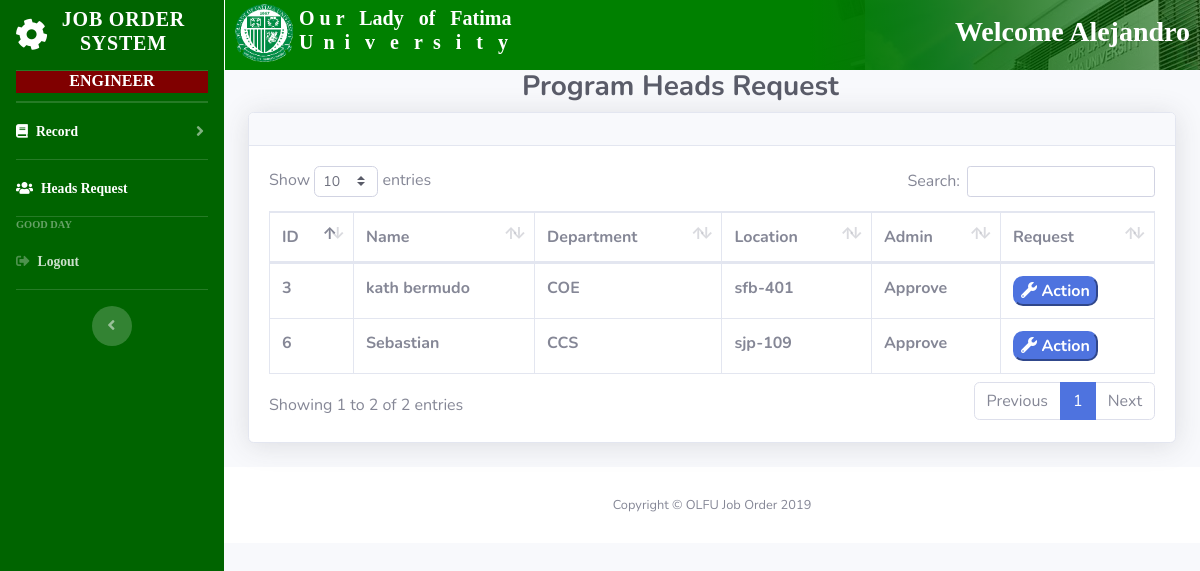
Screenshot of /Engineer-Proghead.php (signed in) with the database file from the repository.
### tables this page shows
CREATE TABLE `account` (
  `ID` int(255) NOT NULL,
  `firstname` char(255) NOT NULL,
  `lastname` char(255) NOT NULL,
  `department` char(255) NOT NULL,
  `access_level` char(255) NOT NULL,
  `username` varchar(255) NOT NULL,
  `password` varchar(255) NOT NULL
);

CREATE TABLE `jos_record` (
  `id` int(255) NOT NULL,
  `name` char(255) NOT NULL,
  `department` char(255) NOT NULL,
  `location` varchar(255) NOT NULL,
  `admin` char(255) NOT NULL,
  `engineer` char(255) NOT NULL,
  `head` char(255) NOT NULL,
  `petsa` varchar(255) NOT NULL
);

### Engineer-Proghead.php (the view, shortened to what this page needs)
<?php
include 'include/isset-Engineer.php';
$user = $_SESSION['USERNAME'];
$fname = "";
$all = mysqli_query($conn,'SELECT * FROM account WHERE USERNAME="'.$user.'" ');
if(mysqli_num_rows($all) > 0)
{
  $fname = "";
  while ($row = mysqli_fetch_assoc($all))
  {
    $fname = $row["firstname"];
  }
}
?>
<!DOCTYPE html>
<html lang="en">
<head>
  <link href="vendor/fontawesome-free/css/all.min.css" rel="stylesheet" type="text/css">
  <link href="css/sb-admin-2.min.css" rel="stylesheet">
  <link rel="stylesheet" type="text/css" href="css/allheader.css">
  <link href="vendor/datatables/dataTables.bootstrap4.min.css" rel="stylesheet">
</head>
<body id="page-top">
  <div id="wrapper">
    <ul class="navbar-nav  sidebar sidebar-dark accordion" id="accordionSidebar" style="background-color:darkgreen;">
      <a class="sidebar-brand d-flex align-items-center justify-content-center" href="Reports-Admin.php">
        <div class="sidebar-brand-icon rotate-n-15">
          <i class="fas fa-cog fa-spin"></i>
        </div>
        <div class="sidebar-brand-text mx-3"><h5  style="margin-left:-10px; font-weight:bold; ">Job Order System</h5></div>
      </a>
      <div class="sidebar-heading">
         <h6 style="font-weight:bold; color:white; text-align:center; background-color:maroon; height:22px; ">Engineer</h6>
      </div>
      <hr class="sidebar-divider my-0">
      <hr class="sidebar-divider my-0">
      <li class="nav-item  active">
        <a class="nav-link collapsed" href="#" data-toggle="collapse" data-target="#collapseTwo" aria-expanded="true" aria-controls="collapseUtilities">
          <i class="fas fa-book"></i>
          <span>Record</span>
        </a>
      </li>
      <hr class="sidebar-divider my-0">
      <li class="nav-item active">
        <a class="nav-link" href="Engineer-Proghead.php">
          <i class="fas fa-users"></i>
          <span>Heads Request</span></a>
      </li>
      <hr class="sidebar-divider my-0">
      <div class="sidebar-heading">
        Good day
      </div>
      <li class="nav-item " style="cursor: pointer;">
          <a class="nav-link"  data-toggle="modal" data-target="#logoutModal">
               <i class="fas fa-sign-out-alt"></i>
          <span>Logout</span>
          </a>
      </li>
      <hr class="sidebar-divider d-none d-md-block">
      <div class="text-center d-none d-md-inline">
        <button class="rounded-circle border-0" id="sidebarToggle"></button>
      </div>
    </ul>
    <div id="content-wrapper" class="d-flex flex-column">
      <div id="content">
         <div class="topbar-background">
              <nav class="nav-bar static-top navbar-expand topbar mb-4" style="background: linear-gradient(to left, rgb(0,100,0,.5),rgb(0,100,0,.8),green,green,green,green);">
                <div class="background">
                   <div class="logo-txt" aria-label="Search" aria-describedby="basic-addon2">
                      <img src="img/olfu_logo_white_burned.png" id="fat-logo">
                      <h1 style="color:white; font-family:times;  " id="fat-txt">O u r &nbsp Lady &nbsp of &nbsp Fatima <br> U&nbsp  n&nbsp i &nbsp v &nbsp e &nbsp r&nbsp s &nbsp i &nbsp t &nbsp y</h1>
                   </div>
                   <div class="name-position">
                      <span class="mr-2 d-none d-lg-inline margin" ><h3 style="color:white;font-weight:bold; font-family:times; margin-right:10px; margin-top:15px;"><?php echo "Welcome"." ".$fname; ?></h3></span>
                   </div>
                </div>
              </nav>
          </div>
        <div class="container-fluid">
          <h1 class="h3 mb-2 text-gray-800" style="text-align:center; margin-left:17%; font-weight:bold;">Program Heads Request</h1>
          <div class="card shadow mb-4">
            <div class="card-header py-3">
            </div>
            <div class="card-body">
              <div class="table-responsive">
                <table class="table table-bordered" id="dataTable" width="100%" cellspacing="0">
                  <thead>
                    <tr>
                      <th>ID</th>
                      <th>Name</th>
                      <th>Department</th>
                      <th>Location</th>
                      <th>Admin</th>
                      <th>Request</th>
                    </tr>
                  </thead>
                  <tbody>
                     <?php
                        $pending = "pending";
                        $approve = "Approve";
                        $table = mysqli_query($conn,'SELECT * FROM jos_record WHERE admin="'.$approve.'" AND engineer="'.$pending.'"');
                        if(mysqli_num_rows($table) > 0)
                          {
                           while ($row = mysqli_fetch_assoc($table))
                                {  ?>
                    <tr>
                      <th><?php echo $row["id"]; ?></th>
                      <th><?php echo $row["name"]; ?></th>
                      <th><?php echo $row["department"]; ?></th>
                      <th><?php echo $row["location"]; ?></th>
                      <th><?php echo $row["admin"]; ?></th>
                      <th>
                        <form method="POST" action="Engineer-Proghead.php">
                        <button class="btn-primary butt" name="action_btn" type="submit"  style="font-weight:bold; border-radius:10px 10px 10px 10px;"><i class="fas fa-wrench"></i> Action</button></form></th>
                    </tr>
                           <?php
                                   }
                                  }
                                ?>
                  </tbody>
                </table>
              </div>
            </div>
          </div>
      </div>
      <footer class="sticky-footer bg-white">
        <div class="container my-auto">
          <div class="copyright text-center my-auto">
            <span>Copyright &copy; OLFU Job Order 2019</span>
          </div>
        </div>
      </footer>
    </div>
  </div>
</body>
</html>

### css/allheader.css (style rules this page uses)
.topbar-background { background-image: url("../img/xtra.jpg"); width:100%; height: 70px; border-left: 1px white solid; }
.nav-bar { height: 70px; }
.logo-txt, .name-position { position: static; display: inline-block; }
#fat-txt, #fat-logo { float: left; }
.name-position { float: right; }
#fat-logo { width: 70px; height: 60px; padding-left: 10px; margin-top: 4px; }
#fat-txt, #position-txt { font-size: 25px; }
#fat-txt { padding-left:4px; margin-top: 6px; font-size: 20px; font-weight: bold; }

### Engineer-Proghead.php (style rules this page uses)
.sidebar { font-family: tahoma; font-weight: bold; }
::placeholder { font-weight: bold; color:white; text-align: center; }
table { color: white; font-weight: bold; }

### rows the page displays
account: firstname "Alejandro"
jos_record: id "3", name "kath bermudo", department "COE", location "sfb-401", admin "Approve"
jos_record: id "6", name "Sebastian", department "CCS", location "sjp-109", admin "Approve"
